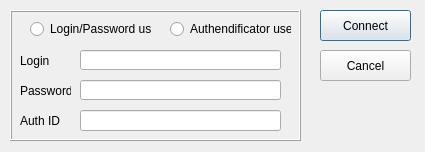
<?xml version="1.0" encoding="UTF-8"?>
<ui version="4.0">
 <class>FTP_connect_Dialog</class>
 <widget class="QDialog" name="FTP_connect_Dialog">
  <property name="geometry">
   <rect>
    <x>0</x>
    <y>0</y>
    <width>425</width>
    <height>152</height>
   </rect>
  </property>
  <property name="windowTitle">
   <string>FTP Connection</string>
  </property>
  <widget class="QFrame" name="frame_2">
   <property name="geometry">
    <rect>
     <x>10</x>
     <y>10</y>
     <width>291</width>
     <height>131</height>
    </rect>
   </property>
   <property name="frameShape">
    <enum>QFrame::Box</enum>
   </property>
   <property name="frameShadow">
    <enum>QFrame::Raised</enum>
   </property>
   <widget class="QRadioButton" name="radioButton">
    <property name="geometry">
     <rect>
      <x>20</x>
      <y>10</y>
      <width>121</width>
      <height>18</height>
     </rect>
    </property>
    <property name="text">
     <string>Login/Password used</string>
    </property>
   </widget>
   <widget class="QRadioButton" name="radioButton_2">
    <property name="geometry">
     <rect>
      <x>160</x>
      <y>10</y>
      <width>121</width>
      <height>18</height>
     </rect>
    </property>
    <property name="text">
     <string>Authendificator used</string>
    </property>
   </widget>
   <widget class="QLabel" name="label_6">
    <property name="geometry">
     <rect>
      <x>10</x>
      <y>100</y>
      <width>61</width>
      <height>21</height>
     </rect>
    </property>
    <property name="text">
     <string>Auth ID</string>
    </property>
   </widget>
   <widget class="QLineEdit" name="authID_lineEdit">
    <property name="geometry">
     <rect>
      <x>70</x>
      <y>100</y>
      <width>201</width>
      <height>21</height>
     </rect>
    </property>
   </widget>
   <widget class="QLineEdit" name="login_lineEdit">
    <property name="geometry">
     <rect>
      <x>70</x>
      <y>40</y>
      <width>201</width>
      <height>20</height>
     </rect>
    </property>
   </widget>
   <widget class="QLineEdit" name="password_lineEdit">
    <property name="geometry">
     <rect>
      <x>70</x>
      <y>70</y>
      <width>201</width>
      <height>20</height>
     </rect>
    </property>
   </widget>
   <widget class="QLabel" name="label_3">
    <property name="geometry">
     <rect>
      <x>10</x>
      <y>40</y>
      <width>46</width>
      <height>21</height>
     </rect>
    </property>
    <property name="text">
     <string>Login</string>
    </property>
   </widget>
   <widget class="QLabel" name="label_4">
    <property name="geometry">
     <rect>
      <x>10</x>
      <y>70</y>
      <width>51</width>
      <height>21</height>
     </rect>
    </property>
    <property name="text">
     <string>Password</string>
    </property>
   </widget>
  </widget>
  <widget class="QPushButton" name="clientConnect_pushButton">
   <property name="geometry">
    <rect>
     <x>320</x>
     <y>10</y>
     <width>91</width>
     <height>31</height>
    </rect>
   </property>
   <property name="text">
    <string>Connect</string>
   </property>
  </widget>
  <widget class="QPushButton" name="cancel_pushButton">
   <property name="geometry">
    <rect>
     <x>320</x>
     <y>50</y>
     <width>91</width>
     <height>31</height>
    </rect>
   </property>
   <property name="text">
    <string>Cancel</string>
   </property>
  </widget>
 </widget>
 <resources/>
 <connections/>
</ui>
